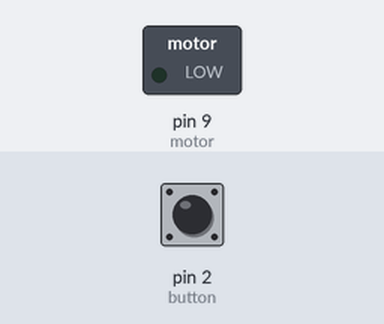
A sketch run on a simulated Arduino Uno, built with avr-gcc and run on an emulated ATmega328P. On the bench: switched loads named in the sketch (green lamp = pin HIGH). Inputs (shaded band) come from the test bench; at power-on: pin 2 (button) LOW. What the sketch prints to the serial monitor is not drawn.

Above: at 1.2 s.
1.3 s: pin 2 (button) pulled HIGH for 3.2 s
At 5.5 s:
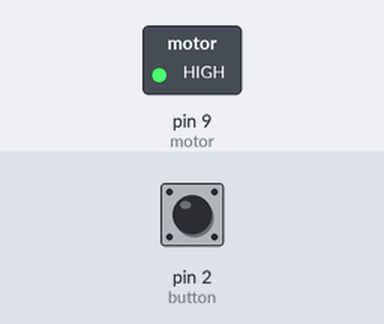
6.0 s: pin 2 (button) pulled HIGH for 0.15 s
At 6.8 s:
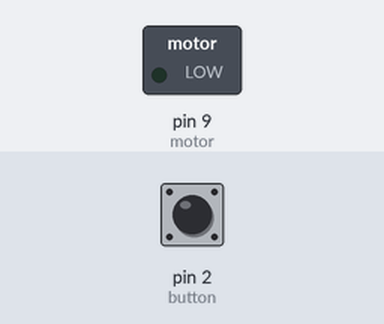
8.0 s: pin 2 (button) pulled HIGH for 1 s
At 9.9 s:
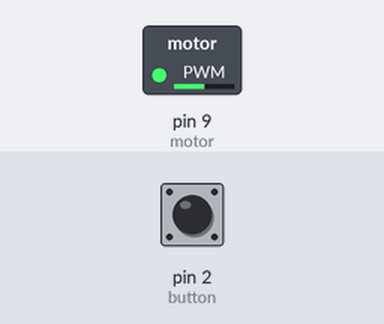
Timing chart, 0 to 11.4 s (numbered marks = the images above; inputs shaded):
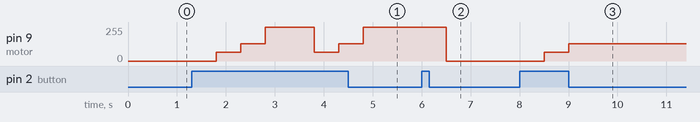

The sketch:

motorDriver.ino
```cpp
int motor = 9;
int button = 2;

int buttonState = LOW;
int fanSetting = 1;
int currentSpeed = 4;

void setup(){
  Serial.begin(9600);
  pinMode(button, INPUT);
  pinMode(motor, OUTPUT);
}

void loop(){
  buttonState = digitalRead(button);
  Serial.println(fanSetting);

  if (buttonState == HIGH){
    fanSetting = fanSetting + 1;
    delay(500);
  }
  else{
    runMotor(currentSpeed);
  }

  switch (fanSetting){
    case 1:
      currentSpeed = 0;
      runMotor(currentSpeed);
    break;

    case 2:
      currentSpeed = 64;
      runMotor(currentSpeed);
    break;

    case 3:
      currentSpeed = 128;
      runMotor(currentSpeed);
    break;

    case 4:
      currentSpeed = 255;
      runMotor(currentSpeed);
    break;
    default:
      currentSpeed = 0;
      fanSetting = 1;
    break;
  }
}

void runMotor(int rpm){
  analogWrite(motor,rpm);
}
```

Measured:
- after the input at 1.3 s, pin 9 (motor): 0/255 → 64/255 after 0.51 s, → 128/255 0.50 s later, → 255/255 0.50 s later, → 64/255 1.0 s later, … (6 changes in this stretch)
- after the input at 6.0 s, pin 9 (motor): 255/255 → 0/255 after 0.51 s
- after the input at 8.0 s, pin 9 (motor): 0/255 → 64/255 after 0.50 s, → 128/255 0.50 s later
